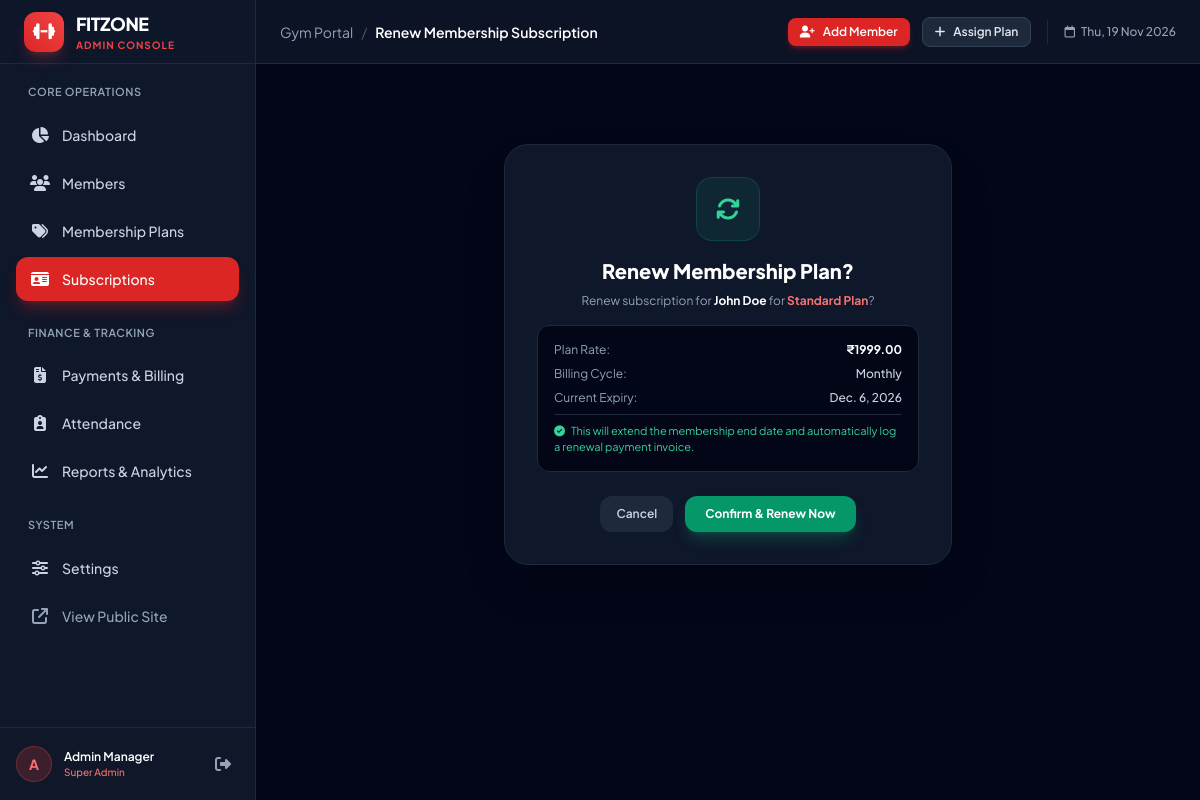
The page /admin-dashboard/subscriptions/1/renew/ (signed in) on the database its author committed.
### core/models.py (models this page shows, shortened)
class Subscription(models.Model):
    STATUS_CHOICES = [
        ('Active', 'Active'),
        ('Expiring Soon', 'Expiring Soon'),
        ('Expired', 'Expired'),
        ('Cancelled', 'Cancelled'),
    ]
    PAYMENT_CHOICES = [
        ('UPI', 'UPI / GPay / PhonePe'),
        ('Credit Card', 'Credit Card'),
        ('Debit Card', 'Debit Card'),
        ('Net Banking', 'Net Banking'),
        ('Cash', 'Cash'),
    ]
    user = models.ForeignKey(User, on_delete=models.CASCADE, related_name='subscriptions', null=True, blank=True)
    customer_name = models.CharField(max_length=150)
    customer_email = models.EmailField()
    phone = models.CharField(max_length=25, blank=True)
    plan = models.ForeignKey(MembershipPlan, on_delete=models.SET_NULL, null=True, blank=True, related_name='subscriptions')
    plan_name = models.CharField(max_length=100)
    price = models.DecimalField(max_digits=10, decimal_places=2)
    billing_cycle = models.CharField(max_length=30, default='Monthly')
    start_date = models.DateField(default=timezone.localdate)
    end_date = models.DateField(null=True, blank=True)
    status = models.CharField(max_length=30, choices=STATUS_CHOICES, default='Active')
    payment_method = models.CharField(max_length=30, choices=PAYMENT_CHOICES, default='UPI')
    payment_status = models.CharField(max_length=30, default='Paid')
    transaction_id = models.CharField(max_length=100, blank=True)
    notes = models.TextField(blank=True)
    created_at = models.DateTimeField(auto_now_add=True)
    class Meta:
        ordering = ['-created_at']

### core/admin_views.py (the view, shortened to what this page needs)
# urls.py: path('subscriptions/<int:sub_id>/renew/', admin_views.subscription_renew_view, name='admin_subscription_renew'),
@admin_required
def subscription_renew_view(request, sub_id):
    sub = get_object_or_404(Subscription, id=sub_id)
    context = {'subscription': sub}
    return render(request, 'admin_dashboard/subscription_renew_confirm.html', context)

### core/admin_views.py (called while the page is built)
def admin_required(view_func):
    @wraps(view_func)
    def _wrapped_view(request, *args, **kwargs):
        if not request.user.is_authenticated:
            messages.warning(request, "Please log in with admin/staff credentials.")
            return redirect(f"/admin-dashboard/login/?next={request.path}")
        if not (request.user.is_staff or request.user.is_superuser):
            messages.error(request, "Access restricted. You do not have administrator permissions.")
            return redirect('home')
        return view_func(request, *args, **kwargs)
    return _wrapped_view

### templates/admin_dashboard/subscription_renew_confirm.html (shortened to what this page needs)
{% extends 'admin_dashboard/base.html' %}
{% block page_title %}Renew Membership Subscription{% endblock %}
{% block content %}
<div class="max-w-md mx-auto my-12 bg-slate-900 border border-slate-800 rounded-3xl p-6 sm:p-8 text-center shadow-2xl">
    <div class="w-16 h-16 rounded-2xl bg-emerald-500/10 border border-emerald-500/20 text-emerald-400 flex items-center justify-center text-2xl mx-auto mb-4">
        <i class="fa-solid fa-arrows-rotate"></i>
    </div>
    <h1 class="text-xl font-black text-white">
        Renew Membership Plan?
    </h1>
    <p class="text-xs text-slate-400 mt-2">
        Renew subscription for <span class="font-bold text-white">{{ subscription.customer_name }}</span> for <span class="font-bold text-red-400">{{ subscription.plan_name }}</span>?
    </p>
    <div class="mt-4 p-4 rounded-xl bg-slate-950 border border-slate-800 text-xs text-left space-y-2">
        <div class="flex justify-between">
            <span class="text-slate-400">Plan Rate:</span>
            <span class="font-bold text-white">₹{{ subscription.price }}</span>
        </div>
        <div class="flex justify-between">
            <span class="text-slate-400">Billing Cycle:</span>
            <span class="text-slate-300 font-medium">{{ subscription.billing_cycle }}</span>
        </div>
        <div class="flex justify-between">
            <span class="text-slate-400">Current Expiry:</span>
            <span class="text-slate-300 font-medium">{{ subscription.end_date|default:"Expired" }}</span>
        </div>
        <div class="pt-2 border-t border-slate-800 text-[11px] text-emerald-400">
            <i class="fa-solid fa-circle-check mr-1"></i>
            This will extend the membership end date and automatically log a renewal payment invoice.
        </div>
    </div>
    <form method="POST" action="" class="mt-6 flex items-center justify-center gap-3">
        <a href="{% url 'admin_subscriptions' %}" class="px-4 py-2.5 rounded-xl bg-slate-800 hover:bg-slate-700 text-slate-300 text-xs font-semibold transition">
            Cancel
        </a>
        <button type="submit" class="px-5 py-2.5 rounded-xl bg-emerald-600 hover:bg-emerald-700 text-white text-xs font-bold shadow-lg shadow-emerald-600/30 transition">
            Confirm & Renew Now
        </button>
    </form>
</div>
{% endblock %}

### templates/admin_dashboard/base.html (shortened to what this page needs)
<!DOCTYPE html>
<html lang="en" class="h-full bg-slate-950">
<head>
    <script src="https://cdn.tailwindcss.com"></script>
    <link rel="stylesheet" href="https://cdnjs.cloudflare.com/ajax/libs/font-awesome/6.5.1/css/all.min.css">
</head>
<body class="h-full bg-slate-950 text-slate-100 flex overflow-hidden">
    <aside id="sidebar" class="fixed lg:static inset-y-0 left-0 z-50 w-64 bg-slate-900 border-r border-slate-800 flex flex-col justify-between transition-transform duration-300 transform -translate-x-full lg:translate-x-0">
        <div class="flex flex-col flex-1 overflow-y-auto">
            <div class="h-16 flex items-center justify-between px-6 border-b border-slate-800 bg-slate-900/50">
                <a href="{% url 'admin_dashboard' %}" class="flex items-center gap-3 group">
                    <div class="w-10 h-10 rounded-xl bg-gradient-to-tr from-red-600 to-red-500 flex items-center justify-center text-white shadow-lg shadow-red-500/25 group-hover:scale-105 transition">
                        <i class="fa-solid fa-dumbbell text-lg"></i>
                    </div>
                    <div>
                        <span class="font-extrabold text-lg text-white tracking-tight">FITZONE</span>
                        <span class="block text-[10px] font-bold text-red-500 tracking-widest uppercase">ADMIN CONSOLE</span>
                    </div>
                </a>
            </div>
            <div class="px-4 py-5 space-y-1">
                <div class="px-3 pb-2 text-[11px] font-semibold text-slate-400 uppercase tracking-wider">
                    Core Operations
                </div>
                <a href="{% url 'admin_dashboard' %}" class="flex items-center gap-3 px-3.5 py-2.5 rounded-xl font-medium text-sm transition {% if request.resolver_match.url_name == 'admin_dashboard' %}bg-red-600 text-white shadow-lg shadow-red-600/30{% else %}text-slate-300 hover:bg-slate-800 hover:text-white{% endif %}">
                    <i class="fa-solid fa-chart-pie w-5 text-center text-base"></i>
                    <span>Dashboard</span>
                </a>
                <a href="{% url 'admin_members' %}" class="flex items-center gap-3 px-3.5 py-2.5 rounded-xl font-medium text-sm transition {% if 'member' in request.resolver_match.url_name %}bg-red-600 text-white shadow-lg shadow-red-600/30{% else %}text-slate-300 hover:bg-slate-800 hover:text-white{% endif %}">
                    <i class="fa-solid fa-users w-5 text-center text-base"></i>
                    <span>Members</span>
                </a>
                <a href="{% url 'admin_plans' %}" class="flex items-center gap-3 px-3.5 py-2.5 rounded-xl font-medium text-sm transition {% if 'plan' in request.resolver_match.url_name %}bg-red-600 text-white shadow-lg shadow-red-600/30{% else %}text-slate-300 hover:bg-slate-800 hover:text-white{% endif %}">
                    <i class="fa-solid fa-tags w-5 text-center text-base"></i>
                    <span>Membership Plans</span>
                </a>
                <a href="{% url 'admin_subscriptions' %}" class="flex items-center gap-3 px-3.5 py-2.5 rounded-xl font-medium text-sm transition {% if 'subscription' in request.resolver_match.url_name %}bg-red-600 text-white shadow-lg shadow-red-600/30{% else %}text-slate-300 hover:bg-slate-800 hover:text-white{% endif %}">
                    <i class="fa-solid fa-id-card w-5 text-center text-base"></i>
                    <span>Subscriptions</span>
                </a>
                <div class="pt-5 px-3 pb-2 text-[11px] font-semibold text-slate-400 uppercase tracking-wider">
                    Finance & Tracking
                </div>
                <a href="{% url 'admin_payments' %}" class="flex items-center gap-3 px-3.5 py-2.5 rounded-xl font-medium text-sm transition {% if 'payment' in request.resolver_match.url_name %}bg-red-600 text-white shadow-lg shadow-red-600/30{% else %}text-slate-300 hover:bg-slate-800 hover:text-white{% endif %}">
                    <i class="fa-solid fa-file-invoice-dollar w-5 text-center text-base"></i>
                    <span>Payments & Billing</span>
                </a>
                <a href="{% url 'admin_attendance' %}" class="flex items-center gap-3 px-3.5 py-2.5 rounded-xl font-medium text-sm transition {% if 'attendance' in request.resolver_match.url_name %}bg-red-600 text-white shadow-lg shadow-red-600/30{% else %}text-slate-300 hover:bg-slate-800 hover:text-white{% endif %}">
                    <i class="fa-solid fa-clipboard-user w-5 text-center text-base"></i>
                    <span>Attendance</span>
                </a>
                <a href="{% url 'admin_reports' %}" class="flex items-center gap-3 px-3.5 py-2.5 rounded-xl font-medium text-sm transition {% if 'report' in request.resolver_match.url_name %}bg-red-600 text-white shadow-lg shadow-red-600/30{% else %}text-slate-300 hover:bg-slate-800 hover:text-white{% endif %}">
                    <i class="fa-solid fa-chart-line w-5 text-center text-base"></i>
                    <span>Reports & Analytics</span>
                </a>
                <div class="pt-5 px-3 pb-2 text-[11px] font-semibold text-slate-400 uppercase tracking-wider">
                    System
                </div>
                <a href="{% url 'admin_settings' %}" class="flex items-center gap-3 px-3.5 py-2.5 rounded-xl font-medium text-sm transition {% if 'settings' in request.resolver_match.url_name %}bg-red-600 text-white shadow-lg shadow-red-600/30{% else %}text-slate-300 hover:bg-slate-800 hover:text-white{% endif %}">
                    <i class="fa-solid fa-sliders w-5 text-center text-base"></i>
                    <span>Settings</span>
                </a>
                <a href="{% url 'home' %}" target="_blank" class="flex items-center gap-3 px-3.5 py-2.5 rounded-xl font-medium text-sm text-slate-400 hover:bg-slate-800 hover:text-slate-200 transition">
                    <i class="fa-solid fa-arrow-up-right-from-square w-5 text-center text-base"></i>
                    <span>View Public Site</span>
                </a>
            </div>
        </div>
        <div class="p-4 border-t border-slate-800 bg-slate-900/80">
            <div class="flex items-center justify-between">
                <div class="flex items-center gap-3 min-w-0">
                    <div class="w-9 h-9 rounded-full bg-red-500/20 text-red-400 border border-red-500/30 flex items-center justify-center font-bold text-sm">
                        {{ request.user.username|slice:":1"|upper }}
                    </div>
                    <div class="min-w-0">
                        <div class="text-xs font-semibold text-white truncate">
                            {{ request.user.get_full_name|default:request.user.username }}
                        </div>
                        <div class="text-[10px] text-red-400 font-medium">
                            {% if request.user.is_superuser %}Super Admin{% else %}Staff Admin{% endif %}
                        </div>
                    </div>
                </div>
                <a href="{% url 'admin_logout' %}" title="Log out" class="p-2 text-slate-400 hover:text-red-400 hover:bg-slate-800 rounded-lg transition">
                    <i class="fa-solid fa-right-from-bracket"></i>
                </a>
            </div>
        </div>
    </aside>
    <div class="flex-1 flex flex-col min-w-0 overflow-hidden">
        <header class="h-16 bg-slate-900/80 backdrop-blur-md border-b border-slate-800 flex items-center justify-between px-4 sm:px-6 z-30">
            <div class="flex items-center gap-3">
                <div class="flex items-center gap-2 text-sm">
                    <span class="text-slate-400">Gym Portal</span>
                    <span class="text-slate-600">/</span>
                    <span class="font-semibold text-white">{% block page_title %}Dashboard{% endblock %}</span>
                </div>
            </div>
            <div class="flex items-center gap-3">
                <a href="{% url 'admin_member_add' %}" class="hidden sm:inline-flex items-center gap-2 px-3 py-1.5 rounded-lg bg-red-600 hover:bg-red-700 text-white text-xs font-semibold shadow-md shadow-red-600/30 transition">
                    <i class="fa-solid fa-user-plus"></i>
                    <span>Add Member</span>
                </a>
                <a href="{% url 'admin_subscription_assign' %}" class="hidden sm:inline-flex items-center gap-2 px-3 py-1.5 rounded-lg bg-slate-800 hover:bg-slate-700 text-slate-200 border border-slate-700 text-xs font-semibold transition">
                    <i class="fa-solid fa-plus"></i>
                    <span>Assign Plan</span>
                </a>
                <div class="text-xs text-slate-400 font-medium hidden md:block">
                    <i class="fa-regular fa-calendar mr-1"></i>
                    {% now "D, d M Y" %}
                </div>
            </div>
        </header>
        <main class="flex-1 overflow-y-auto p-4 sm:p-6 lg:p-8 bg-slate-950">
            {% block content %}{% endblock %}
        </main>
    </div>
</body>
</html>

### templates/admin_dashboard/base.html (style rules this page uses)
* { font-family: 'Plus Jakarta Sans', sans-serif; }

### rows shown on the page
Subscription: customer_name "John Doe", plan_name "Standard Plan", price "1999.00", billing_cycle "Monthly", end_date "Dec. 6, 2026"

### other values the page prints
{{ request.user.username|slice:":1"|upper }} "A"
{{ request.user.get_full_name|default:request.user.username }} "Admin Manager"
